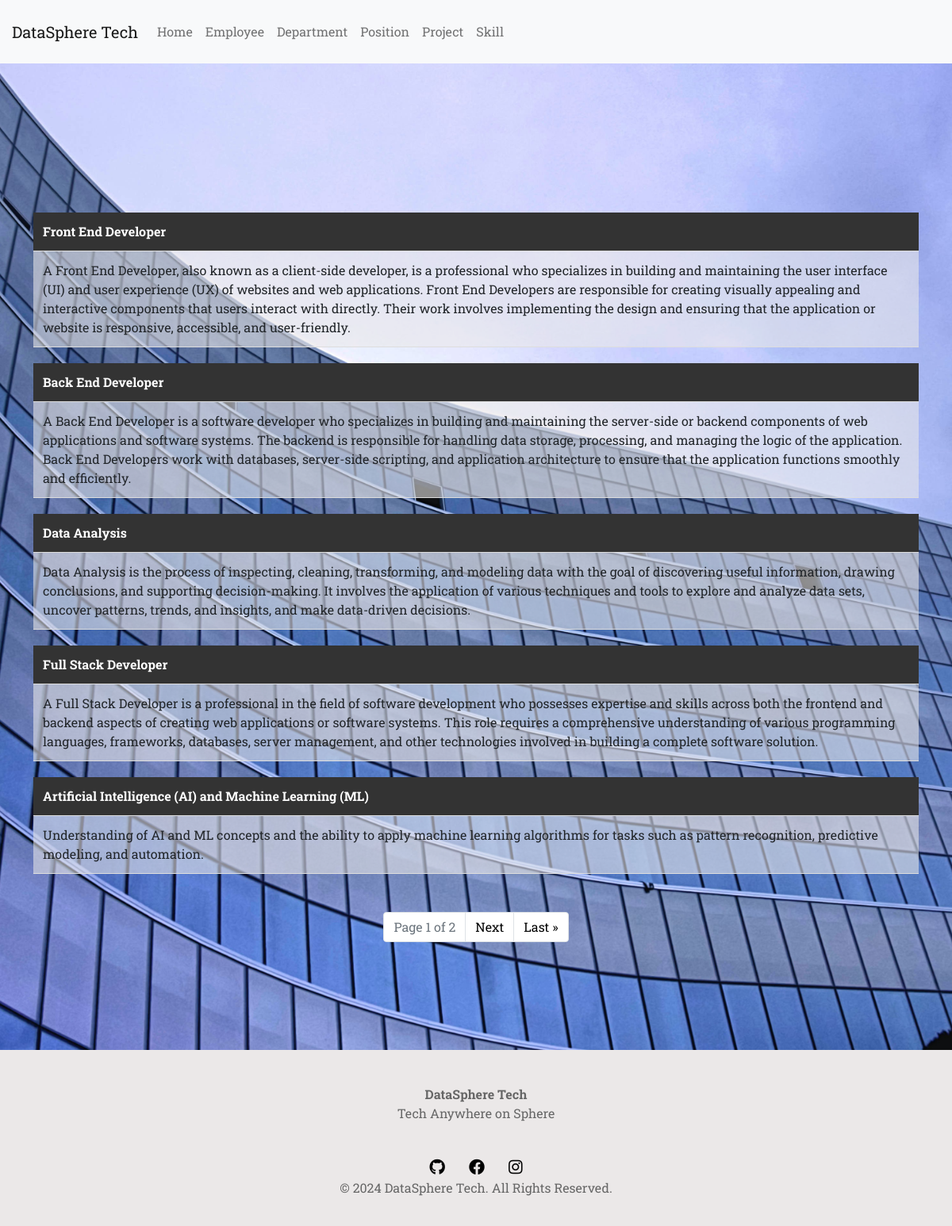
Screenshot of /skill.html with the database file from the repository.
### companyweb/models.py (models this page shows)
class BaseModel(models.Model):
    created_at = models.DateTimeField(auto_now_add=True)
    updated_at = models.DateTimeField(auto_now=True)
    class Meta:
        abstract = True

class Skill(BaseModel):
    name = models.CharField(max_length=255)
    description = models.TextField(null=True, blank=True)
    def __str__(self):
        return self.name

### companyweb/views.py (the view)
# urls.py: path('skill.html', views.skill_view, name='skill'),
def skill_view(request):
    all_skill = Skill.objects.all()
    p = Paginator(all_skill, 5)
    page = request.GET.get('page')
    skill_list = p.get_page(page)
    return render(request, 'skill.html', {'skill': skill_list})

### companyweb/templates/skill.html (shortened to what this page needs)
{% extends 'base.html' %}
{% load static %}
    {% block content %}
    {% include 'includes/header.html' %}
        <div class="container"><br/><br/>
            {% for indiv in skill %}
            <table>
                <tr>
                    <th>{{ indiv }}</th>
                </tr>
                <tr>
                    <td>{{ indiv.description }}</td>
                </tr>
            </table>
            {% endfor %}
        </div>
        <br><br>
        <nav aria-label="Page navigation example">
            <ul class="pagination justify-content-center">
            <li class="page-item disabled"><a class="page-link">Page {{ skill.number }} of {{ skill.paginator.num_pages }}</a></li>
            {% if skill.has_next %}
            <li class="page-item"><a class="page-link" href="?page={{ skill.next_page_number }}">Next</a></li>
            <li class="page-item"><a class="page-link" href="?page={{ skill.paginator.num_pages }}">Last &raquo</a></li>
            {% endif %}
            </ul>
        </nav>
    {% include 'includes/footer.html' %}
    {% endblock %}

### companyweb/static/css/style.css (style rules this page uses)
* { margin: 0; padding: 0; font-family: 'Roboto Slab'; }
body { background-image: url('../images/background.jpg'); background-size: cover; background-position: center; background-attachment: fixed; height: 100%; margin: 0; padding: 0; }
table { width: 100%; border-collapse: collapse; margin-top: 20px; border-radius: 15px; }
th, td { padding: 12px; text-align: left; border-bottom: 1px solid #ddd; background-color: #ebe8e893; }
th { background-color: #333; color: #fff; }
.page-link { text-decoration: none; color: black; }

### rows the page displays
Skill: name "Front End Developer", description "A Front End Developer, also known as a client-side developer, is a professional who specializes in building and maintaining the user interface (UI) and user experience (UX) of websites and web applications. Front End Developers are responsible for creating visually appealing and interactive components that users interact with directly. Their work involves implementing the design and ensuring that the application or website is responsive, accessible, and user-friendly."
Skill: name "Back End Developer", description "A Back End Developer is a software developer who specializes in building and maintaining the server-side or backend components of web applications and software systems. The backend is responsible for handling data storage, processing, and managing the logic of the application. Back End Developers work with databases, server-side scripting, and application architecture to ensure that the application functions smoothly and efficiently."
Skill: name "Data Analysis", description "Data Analysis is the process of inspecting, cleaning, transforming, and modeling data with the goal of discovering useful information, drawing conclusions, and supporting decision-making. It involves the application of various techniques and tools to explore and analyze data sets, uncover patterns, trends, and insights, and make data-driven decisions."
Skill: name "Full Stack Developer", description "A Full Stack Developer is a professional in the field of software development who possesses expertise and skills across both the frontend and backend aspects of creating web applications or software systems. This role requires a comprehensive understanding of various programming languages, frameworks, databases, server management, and other technologies involved in building a complete software solution."
Skill: name "Artificial Intelligence (AI) and Machine Learning (ML)", description "Understanding of AI and ML concepts and the ability to apply machine learning algorithms for tasks such as pattern recognition, predictive modeling, and automation."

### other values shown
{{ skill.number }} "1"
{{ skill.paginator.num_pages }} "2"
